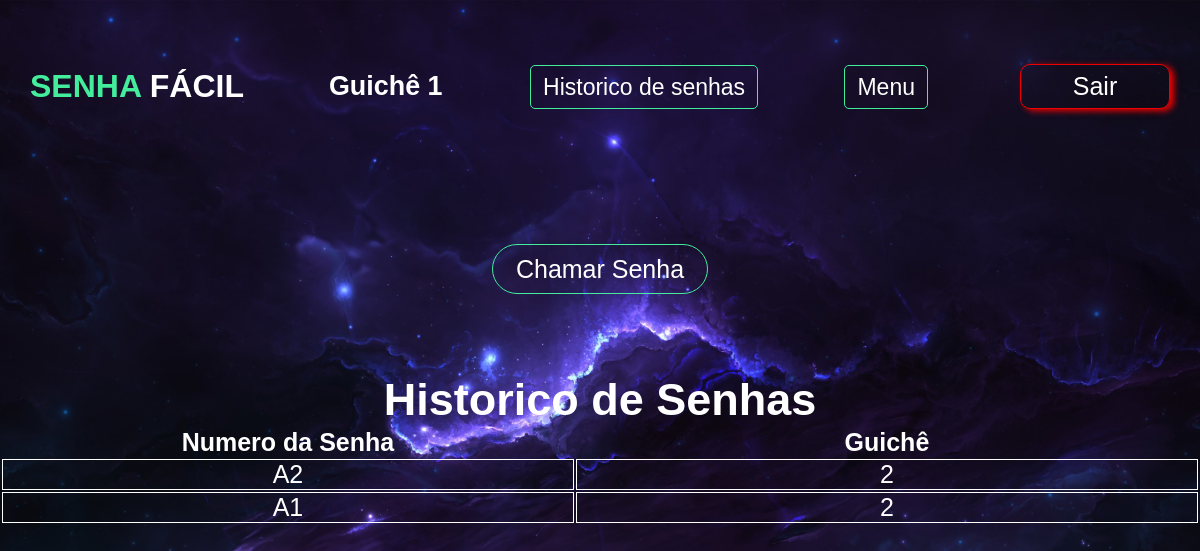
The app's page /chamar (signed in) with its own data.
### tables this page shows
CREATE TABLE IF NOT EXISTS `senhas_geradas` (
  `id` int(11) NOT NULL,
  `senha_id` int(11) NOT NULL,
  `sits_senha_id` int(11) NOT NULL,
  `id_usuario` int(11) NOT NULL,
  `caixa` int(11) DEFAULT NULL,
  `fila` int(11) NOT NULL,
  `created` datetime NOT NULL,
  `modified` datetime DEFAULT NULL
);

CREATE TABLE IF NOT EXISTS `senhas` (
  `id` int(11) NOT NULL,
  `nome_senha` varchar(44) NOT NULL,
  `sits_senha_id` int(11) NOT NULL,
  `tipos_senha_id` int(11) NOT NULL,
  `id_usuario` int(11) NOT NULL
);

### chamar.php (the view, shortened to what this page needs)
<?php
require_once 'header.php';
?>
<?php require_once 'menulogado.php'; ?>
<div class="containeradm">
    <div class="senhachamada">
        <button id="chamarsenha" class="botaochamar" type="button" onclick="chamarSenha(1)" >Chamar Senha</button>
        <h1 class="historicochamados">Historico de Senhas</h1>
        <table class="tabelasenhas">
            <thead>
                <th>Numero da Senha</th>
                <th>⠀⠀⠀⠀Guichê⠀⠀⠀⠀</th>
            </thead>
            <tbody>
                <?php
        $sql="SELECT senhas.nome_senha, senhas.id, senhas.id_usuario, senhas_geradas.modified, senhas_geradas.created, senhas_geradas.id_usuario, senhas_geradas.caixa
        FROM senhas
        INNER JOIN senhas_geradas
        on senhas.id = senhas_geradas.senha_id
        WHERE senhas_geradas.sits_senha_id = 3
        ORDER BY senhas.id DESC";
        $sql = $dbh->prepare($sql);
        $sql->execute();
        while ($row_msg_cont = $sql->fetch(PDO::FETCH_ASSOC)) {
    ?>
                <tr>
                    <td><?php echo $row_msg_cont['nome_senha']; ?> </td>
                    <td><?php echo $row_msg_cont['caixa']; ?> </td>
                </tr>
                <?php } ?>
            </tbody>
        </table>
    </div>
</div>
</div>

### css/style.css (style rules this page uses)
*, *:before, *:after { margin: 0; padding: 0; box-sizing: border-box; }
body.inicio { font-size: 62.5%; font-family: "Trebuchet MS", Helvetica, sans-serif; background-color: #350EA2; position: relative; height: 100%; background-repeat: no-repeat; background-size: cover; background-position: center; background-attachment: fixed; background-image: url(../imagens/imagem2.jpg); }

### css/admin.css (style rules this page uses)
.containeradm { position: relative; width: 100%; height: 100%; }
.senhachamada { margin-top: 3em; color: #fff; font-size: 45px; text-align: center; }
.historicochamados { display: flex; color: #fff; font-size: 45px; margin-top: 80px; justify-content: center; }
.tabelasenhas { width: 100%; color: #fff; text-align: center; font-size: 25px; }
.tabelasenhas td { border: 1px solid #fff; }
.botaochamar { display: flex; width: 18%; height: 50px; margin-top: 5em; margin-left: auto; margin-right: auto; list-style: none; align-items: center; justify-content: center; font-size: 25px; color: #fff; background: 0; border: 1px solid #43ED9C; border-radius: 26px; }

### records on screen
senhas_geradas: senha.nome_senha "A2", caixa "2"
senhas_geradas: senha.nome_senha "A1", caixa "2"
